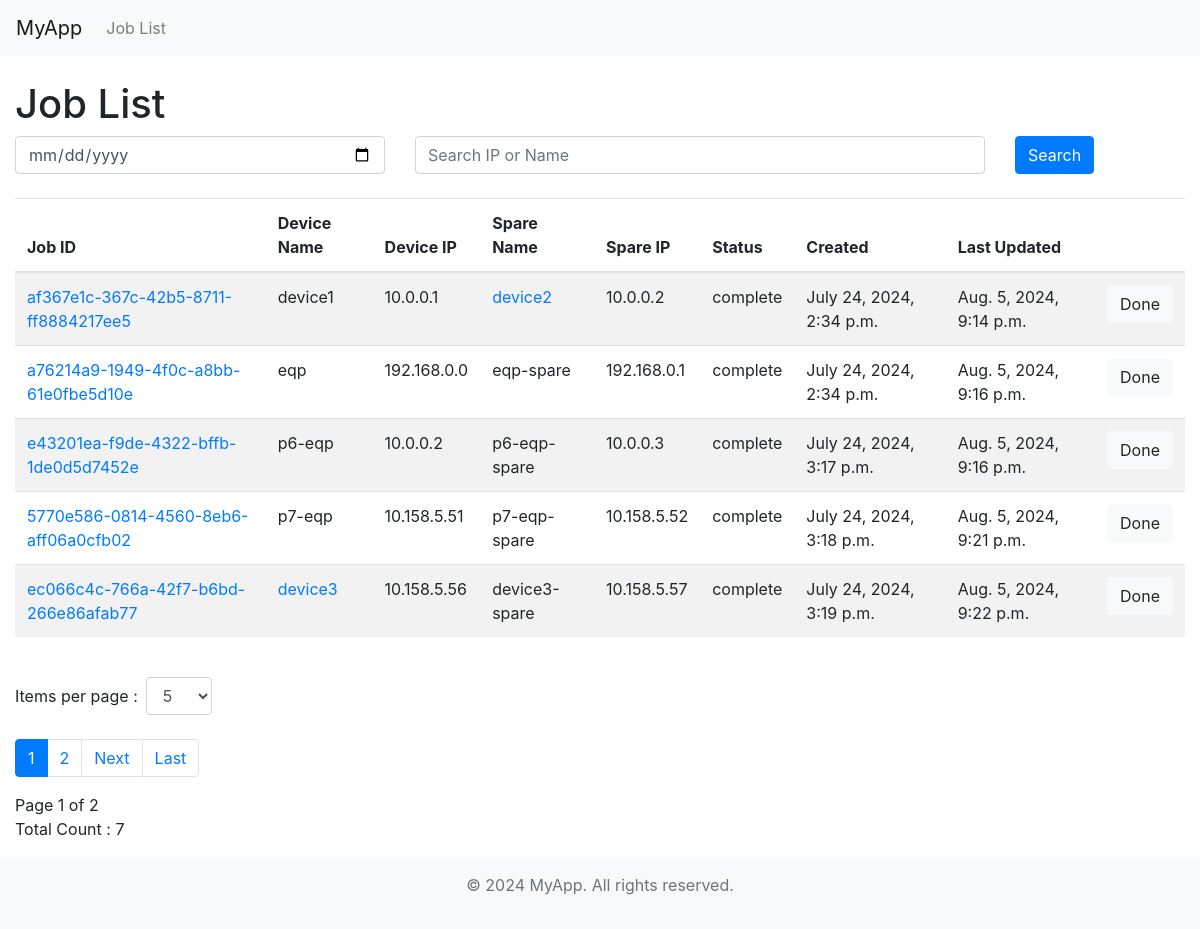
/jobapp/jobs/, run on an earlier commit of the app's database.
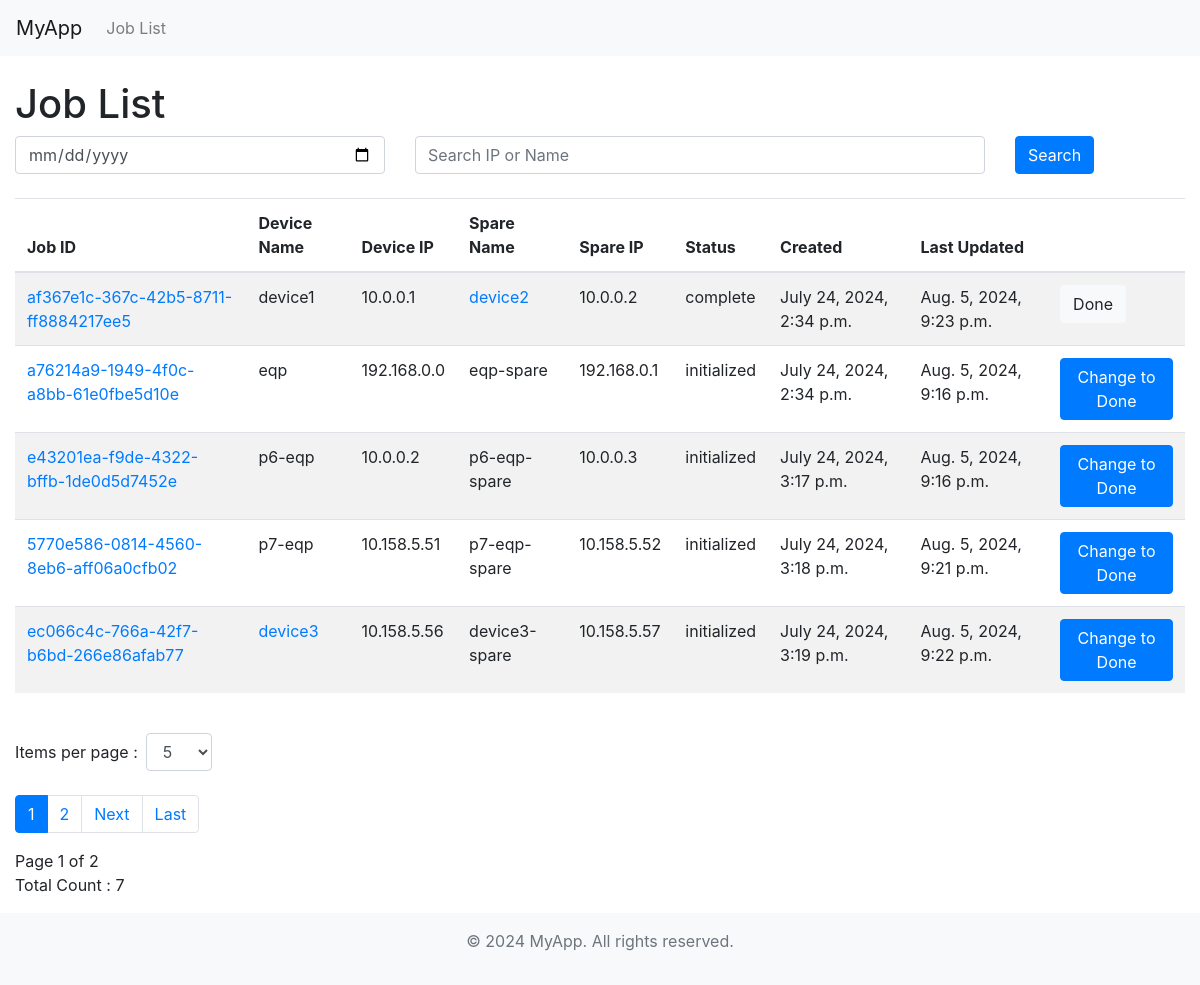
And on a later commit of the database.
### jobapp/models.py (models this page shows)
class Job(models.Model):
    job_id = models.UUIDField(default=uuid.uuid4, editable=False, primary_key=True)
    device_name = models.CharField(max_length=255)
    device_ip = models.GenericIPAddressField()
    spare_name = models.CharField(max_length=255)
    spare_ip = models.GenericIPAddressField()
    status = models.CharField(max_length=50)
    created = models.DateTimeField(auto_now_add=True)
    last_updated = models.DateTimeField(auto_now=True)

### jobapp/views.py (the view, shortened to what this page needs)
# urls.py: path('jobs/', views.JobListView.as_view(), name='job_list'),
class JobListView(ListView):
    model = Job
    template_name = 'jobapp/job_list.html'
    context_object_name = 'jobs'
    paginate_by = 5
    def get_queryset(self):
        queryset = super().get_queryset()
        last_updated_query = self.request.GET.get('last_updated')
        search_query = self.request.GET.get('search')
        return queryset
    def get_paginate_by(self, queryset):
        paginate_by = self.request.GET.get('paginate_by', self.paginate_by)
        try:
            return int(paginate_by)
        except (TypeError, ValueError):
            return self.paginate_by
    def get_context_data(self, **kwargs):
        context = super().get_context_data(**kwargs)
        queryset = self.get_queryset()
        switchs_id = {}
        for job in queryset:
            device = Device.objects.filter(name=job.device_name).first()
            spare_device = Device.objects.filter(name=job.spare_name).first()
            switchs_id[job.job_id] = {
                'device_id': device.id if device else None,
                'spare_device_id': spare_device.id if spare_device else None
            }
        context['switchs_id'] = switchs_id
        context['paginate_by'] = self.get_paginate_by(self.get_queryset())
        context['search_query'] = self.request.GET.get('search', '')
        context['last_updated_query'] = self.request.GET.get('last_updated', '')
        context['total_count'] = queryset.count()
        return context

### jobapp/templatetags/dict_extras.py (called while the page is built)
@register.filter
def get_item(dictionary, key):
    return dictionary.get(key)

### jobapp/templates/jobapp/job_list.html (shortened to what the changed rows need)
{% extends 'base.html' %}
{% load dict_extras %}
{% block content %}
    <h1>Job List</h1>
    <div class="mt-4 table-responsive">
        <table class="table table-striped">
            <thead>
                <tr>
                    <th>Job ID</th>
                    <th>Device Name</th>
                    <th>Device IP</th>
                    <th>Spare Name</th>
                    <th>Spare IP</th>
                    <th>Status</th>
                    <th>Created</th>
                    <th>Last Updated</th>
                    <th></th>
                </tr>
            </thead>
            <tbody>
                {% for job in jobs %}
                <tr>
                    <td><a href="{% url 'jobs:joblog_list' job.job_id %}">{{ job.job_id }}</a></td>
                    <td>
                        {% with switchs_id|get_item:job.job_id as switch_info %}
                            {% if switch_info.device_id %}
                                <a href="{% url 'jobs:device_detail' switch_info.device_id %}">{{ job.device_name }}</a>
                            {% else %}
                                {{ job.device_name }}
                            {% endif %}
                        {% endwith %}
                    </td>
                    <td>{{ job.device_ip }}</td>
                    <td>
                        {% with switchs_id|get_item:job.job_id as switch_info %}
                            {% if switch_info.spare_device_id %}
                                <a href="{% url 'jobs:device_detail' id=switch_info.spare_device_id %}">{{ job.spare_name }}</a>
                            {% else %}
                                {{ job.spare_name }}
                            {% endif %}
                        {% endwith %}
                    </td>
                    <td>{{ job.spare_ip }}</td>
                    <td>{{ job.status }}</td>
                    <td>{{ job.created }}</td>
                    <td>{{ job.last_updated }}</td>
                    <td>
                        {% if job.status != 'complete' %}
                            <a href="{% url 'jobs:confirm_job_complete' job.job_id %}" class="btn btn-primary">Change to Done</a>
                        {% else %}
                            <button class="btn btn-light">Done</button>
                        {% endif %}
                    </td>
                </tr>
                {% empty %}
                <tr>
                    <td colspan="7">No jobs found.</td>
                </tr>
                {% endfor %}
            </tbody>
        </table>
    </div>
{% endblock %}

What changed in the data, as far as the page shows it:
changed Job "af367e1c-367c-42b5-8711-ff8884217ee5": last_updated "Aug. 5, 2024, 9:14 p.m." → "Aug. 5, 2024, 9:23 p.m."
changed Job "a76214a9-1949-4f0c-a8bb-61e0fbe5d10e": status "complete" → "initialized"; status "Done" → "Change to Done"
changed Job "e43201ea-f9de-4322-bffb-1de0d5d7452e": status "complete" → "initialized"; status "Done" → "Change to Done"
changed Job "5770e586-0814-4560-8eb6-aff06a0cfb02": status "complete" → "initialized"; status "Done" → "Change to Done"
changed Job "ec066c4c-766a-42f7-b6bd-266e86afab77": status "complete" → "initialized"; status "Done" → "Change to Done"
